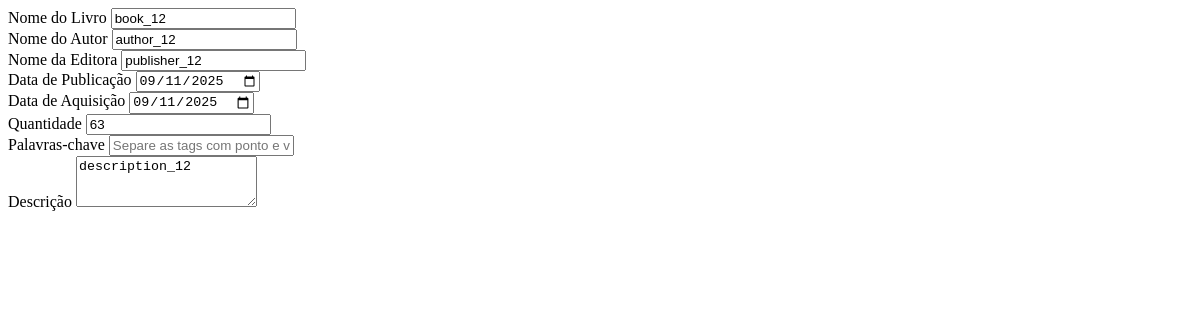
The app's page /livros/form/2 (signed in), older data.
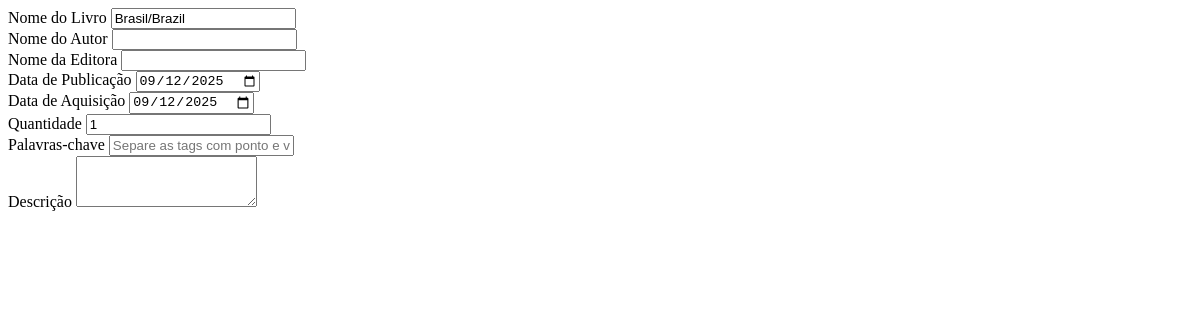
The same page, newer data.
### app/models.py (models this page shows, shortened)
class Book(db.Model):
    __tablename__ = 'books'
    bookId = db.Column(db.Integer, primary_key=True, autoincrement=True)
    bookName = db.Column(db.String, nullable=False)
    amount = db.Column(db.Integer, nullable=False)
    authorName = db.Column(db.String, nullable=True)
    publisherName = db.Column(db.String, nullable=True)
    publishedDate = db.Column(db.Date, nullable=True)
    acquisitionDate = db.Column(db.Date, nullable=True)
    description = db.Column(db.Text, nullable=True)
    creationDate = db.Column(db.Date, nullable=False, default=date.today)
    lastUpdate = db.Column(db.Date, nullable=False, default=date.today)
    createdBy = db.Column(db.Integer, db.ForeignKey('users.userId'), nullable=False)
    updatedBy = db.Column(db.Integer, db.ForeignKey('users.userId'), nullable=False)
    keywords = db.relationship('KeyWord', secondary='KeyWordBooks', backref='books')

### app/routes.py (the view)
@bp.route('/livros/form', defaults={'book_id': None}, methods=['GET'])
@bp.route('/livros/form/<int:book_id>', methods=['GET'])
@login_required
def get_book_form(book_id):
    if book_id:
        book = Book.query.get_or_404(book_id)
        form = BookForm(obj=book)
        form.keyWords.data = '; '.join([kw.word for kw in book.keywords])
    else:
        form = BookForm()
    return render_template('_book_form.html', form=form, book_id=book_id)

### app/forms.py
class BookForm(FlaskForm):
    bookName = StringField('Nome do Livro', validators=[DataRequired()])
    amount = IntegerField('Quantidade', default=1, validators=[
        DataRequired(), NumberRange(min=1)])
    authorName = StringField('Nome do Autor', validators=[Optional()])
    publisherName = StringField('Nome da Editora', validators=[Optional()])
    publishedDate = DateField(
        'Data de Publicação', format='%Y-%m-%d', validators=[Optional()])
    acquisitionDate = DateField('Data de Aquisição',
                                format='%Y-%m-%d', validators=[Optional()])
    description = TextAreaField('Descrição', validators=[Optional()])
    keyWords = StringField('Palavras-chave', validators=[Optional()])
    submit = SubmitField('Cadastrar')

### app/templates/_book_form.html (shortened to what this page needs)
<form id="bookModalForm" action="{{ url_for('main.novo_livro') if not book_id else url_for('main.editar_livro', book_id=book_id) }}" method="POST">
    <div class="mb-3">
        {{ form.bookName.label(class="form-label") }}
        {{ form.bookName(class="form-control") }}
    </div>
    <div class="mb-3">
        {{ form.authorName.label(class="form-label") }}
        {{ form.authorName(class="form-control") }}
    </div>
    <div class="mb-3">
        {{ form.publisherName.label(class="form-label") }}
        {{ form.publisherName(class="form-control") }}
    </div>
    <div class="row">
        <div class="col-md-6 mb-3">
            {{ form.publishedDate.label(class="form-label") }}
            {{ form.publishedDate(class="form-control", type="date") }}
        </div>
        <div class="col-md-6 mb-3">
            {{ form.acquisitionDate.label(class="form-label") }}
            {{ form.acquisitionDate(class="form-control", type="date") }}
        </div>
    </div>
    <div class="mb-3">
        {{ form.amount.label(class="form-label") }}
        {{ form.amount(class="form-control", type="number") }}
    </div>
    <div class="mb-3">
        {{ form.keyWords.label(class="form-label") }}
        {{ form.keyWords(class="form-control", placeholder="Separe as tags com ponto e vírgula (;)") }}
    </div>
    <div class="mb-3">
        {{ form.description.label(class="form-label") }}
        {{ form.description(class="form-control", rows=3) }}
    </div>
</form>

Row changes from the older to the newer data that the page shows:
changed Book: bookName "book_12" → "Brasil/Brazil"; authorName "author_12" → (not shown); publisherName "publisher_12" → (not shown); publishedDate "09/11/2025" → "09/12/2025"; acquisitionDate "09/11/2025" → "09/12/2025"; amount "63" → "1"; description "description_12" → (not shown)
